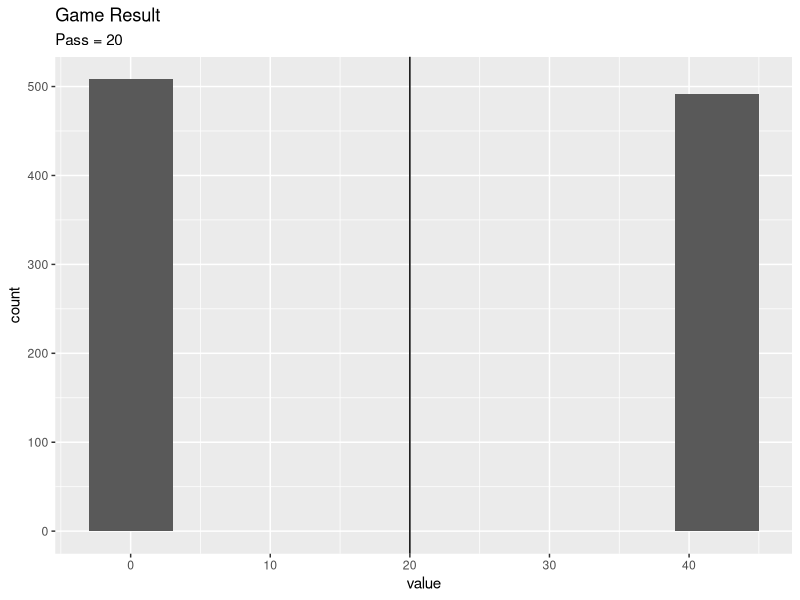

The R source for this figure:
library(tidyverse)



#   ROLL DIE FUNC

RollDie <- function(n) {
  sample(1:6,n, replace = T)
}

#   COME OUT FUNC

ComeOutBet <- function(result, bet, bet_type) {
  
  if ((result == 7 | result == 11) & bet_type == "pass") {
    bet = bet * 2
  }  else if ((result == 2 | result == 3 | result == 12) & bet_type == "pass"){
    bet = 0
  }  else if ((result == 2 | result == 3) & bet_type == "dont pass") {
    bet = bet * 2
  } else if ((result == 7 | result == 11) & bet_type == "dont pass"){
    bet = 0
  } else {
    bet = bet
  }
  
  return(bet)  
}

#   POINT BET FUNC

PointBet <- function(result, point, bet, bet_type) {
  
  if (result == point & bet_type == "pass"){
    bet = bet * 2
  } else if (result == point & bet_type == "dont pass"){
    bet = 0
  } else if (result == 7 & bet_type == "dont pass"){
    bet = bet * 2
  } else if (result == 7 & bet_type == "pass"){
    bet = 0
  }
  
  return(bet)
}

#   PASS BET FUNC

PassBet <- function(result, bet, bet_number, vig){
  if (result == 7){
    if (bet_number == 4 | bet_number == 10){
      bet = (bet * 2) - ((bet * 2) * vig)
    } else if (bet_number == 5 | bet_number == 9){
      bet = (bet * (2/3)) - ((bet * (2/3)) * vig)
    } else if (bet_number == 6 | bet_number == 8){
      bet = (bet * (5/6)) - ((bet * (5/6)) * vig)
    }
  } else if (result == bet_number){
    bet = 0
  }
  
  return(bet)
}

#   PLACE BET FUNC

PlaceBet <- function(result, bet, bet_number, vig){

  if (result == 7){
    bet = 0
  } else if (result == 4 | result == 10){
    bet = (bet * (9/5)) - ((bet * (9/5)) * vig)
  } else if (result == 5 | result == 9){
    bet = (bet * (7/5)) - ((bet * (7/5)) * vig)
  } else if (result == 6 | result == 8){
    bet = (bet * (7/6)) - ((bet * (7/6)) * vig)
  } 
  
  return(bet)
}

#   PLAY GAME FUNC

PlayGame <- function(bet, bet_type,
                     psb=NULL, psb_number=NULL, psb_vig=NULL, 
                     plcb = NULL, plcb_number=NULL, plcb_vig=NULL
                     ){
  
  base_bets <- vector (mode = 'integer')
  psb_winnings <- vector(mode = "integer")
  plcb_winnings <- vector(mode = "integer")
  
  bet_type = 'dont pass'
  
  roll <- RollDie(2)
  
  result <- sum(roll)
  
  bet_init <- bet
  i = 1
  
  bet <- ComeOutBet(result, bet, bet_type)
  
  psb_outcome <- PassBet(result, psb, psb_number, psb_vig)
  
  if (psb_outcome > 0){
    psb_winnings <- append(psb_winnings, psb_outcome)
  } else if (psb_outcome == 0){
    psb <- 0
  }
  
  plcb_outcome <- PlaceBet(result, plcb, plcb_number, plcb_vig)
  
  if (plcb_outcome > 0){
    plcb_winnings <- append(plcb_winnings, plcb_outcome)
  } else if (plcb_outcome == 0){
    plcb <- 0
  }
  
  
  if (bet_init == bet){
    point <- result
    roll <- RollDie(2)
    result <- sum(roll)
    print(cat("point 1 :", roll, point, sep = " "))
    
    if (psb != 0){
      psb_outcome <- PassBet(result, psb, psb_number, psb_vig)
      
      if (psb_outcome > 0){
        psb_winnings <- append(psb_winnings, psb_outcome)
      } else if (psb_outcome == 0){
        psb <- 0
      }
    }
    
    if (plcb != 0){
      plcb_outcome <- PlaceBet(result, plcb, plcb_number, plcb_vig)
      
      if (plcb_outcome > 0){
        plcb_winnings <- append(plcb_winnings, plcb_outcome)
      } else if (plcb_outcome == 0){
        plcb <- 0
      }
    }
    
    if (point == result){
      bet <- PointBet(result, point, bet, bet_type)
    } else{
      
      while (result != 7 & result != point){
        roll <- RollDie(2)
        result <- sum(roll)
        
        if (psb != 0){
          psb_outcome <- PassBet(result, psb, psb_number, psb_vig)
          
          if (psb_outcome > 0){
            psb_winnings <- append(psb_winnings, psb_outcome)
          } else if (psb_outcome == 0){
            psb <- 0
          }
        }
        
        if (plcb != 0){
          plcb_outcome <- PlaceBet(result, plcb, plcb_number, plcb_vig)
          
          if (plcb_outcome > 0){
            plcb_winnings <- append(plcb_winnings, plcb_outcome)
          } else if (plcb_outcome == 0){
            plcb <- 0
          }
        }
        
      }
      
      bet <- PointBet(result, point, bet, bet_type)
      print(cat("point close loop :", roll, point, sep = " "))
      
    }
  }
  
  base_bets <- append(base_bets, bet) 
  
  bet_outcomes <- c(base_bets, psb_winnings)
  
  return(bet_outcomes)
}



# ~~~~~~~~~~~~~~~~~~~~~~~~~~~~~~~


bet = 20
bet_type = "pass"
place_bet = 0
place_bet_number = 0
place_bet_vig = .05
pass_bet = 35
pass_bet_number = 6
pass_bet_vig = .05
iterations = 1000

game_walk <- vector(mode = "integer")

for (i in seq_along(1:iterations)){
  game_result <- PlayGame(bet, bet_type, place_bet, place_bet_number, place_bet_vig, pass_bet, pass_bet_number, pass_bet_vig)
  
  game_walk <- append(game_walk, game_result)
}

game_walk_df <- as.tibble(game_walk)

# ggplot(data = game_walk_df) +
#   geom_histogram(aes(x = value), binwidth = 6) +
#   geom_vline(xintercept = 85) + 
#   ggtitle("Game Result",
#           subtitle = "Don't Pass = 20, Place on 9 = 30, Pass on 6 = 35")

# ggplot(data = game_walk_df) +
#   geom_histogram(aes(x = value), binwidth = 6) +
#   geom_vline(xintercept = 20) + 
#   ggtitle("Game Result",
#           subtitle = "Don't Pass = 20")

ggplot(data = game_walk_df) +
  geom_histogram(aes(x = value), binwidth = 6) +
  geom_vline(xintercept = 20) +
  ggtitle("Game Result",
          subtitle = "Pass = 20")



  


